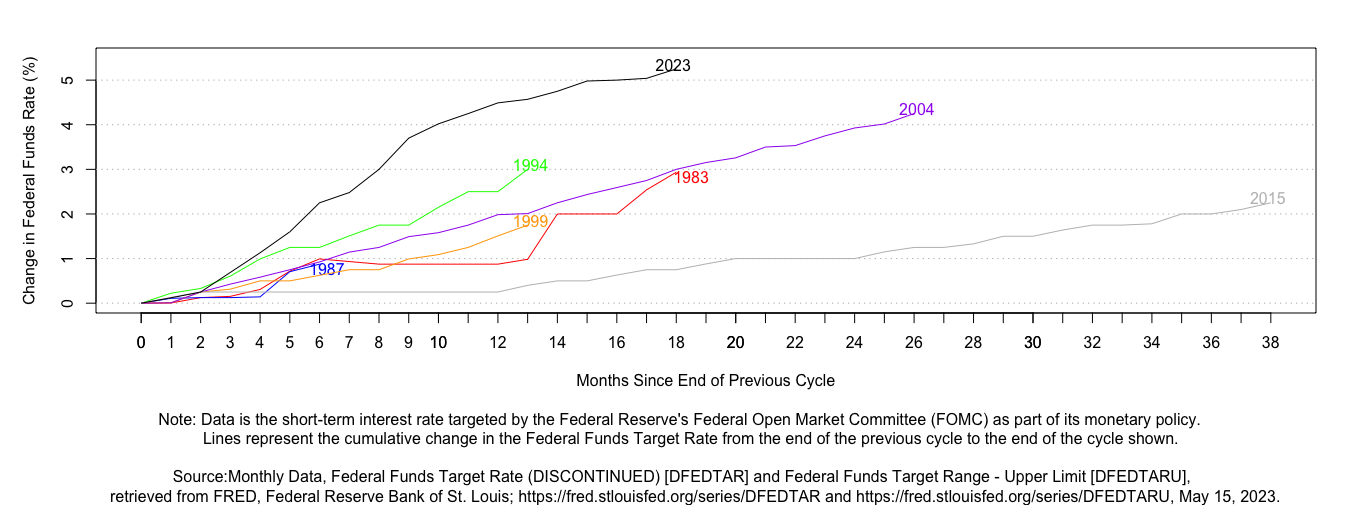

Reproduce this figure in R.
#-----------------------------------------------------------------------------
# This script compares the recent the Federal Reserve's tightening cycles going 
# from 1983 until 2023.



#-----------------------------------------------------------------------------
# Housekeeping - Clear work space:
rm(list=ls())


#-----------------------------------------------------------------------------
# Get data from FRED:
library(fredr) # load FRED R package
fredr_set_key("711d25f225b04d86b2159bca07e18cf8") # set personal key


# Retrieve data 
# library(tidyverse) # load data processing package

DFEDTAR <- fredr(series_id = "DFEDTAR", # select FRED data series
      frequency = "m" # select monthly frequency
)
DFEDTARU <- fredr(series_id = "DFEDTARU", # select FRED data series
                 frequency = "m" # select monthly frequency
)
DFEDTARU$value[length(DFEDTARU$value)] <- 5.25

start_1983 <- 6
stop_1983 <- 24
start_1987 <- 52
stop_1987 <- 58
start_1994 <- 137
stop_1994 <- 150
start_1999 <- 201
stop_1999 <- 214
start_2004 <- 261
stop_2004 <- 287
start_2015 <- 84
stop_2015 <- 122
start_2022 <- 159
stop_2022 <- 177

# Plot ----

# define data to plot
dat <- function(tbl, start, stop) {
  vals <- tbl$value[start:stop]
  y <- vals - vals[1]
  x <- 0:(length(y)[1]-1)
  return(list(x=x,y=y))
  
}

plt_dat <- dat(DFEDTAR,start_1983,stop_1983)

# set graphical parameters
par(mar = c(10,5,2.5,2.5)) 

# create an empty plot
ylim_max <- 5.5
plot(plt_dat$x, plt_dat$y,
     type = "n", # no points or lines
     xlim = c(0,38),
     ylim = c(0,ylim_max), # set y limits
     ylab = "Change in Federal Funds Rate (%)", # set x label
     xlab = "Months Since End of Previous Cycle" # set y label
)

# add x axis with custom tick marks and labels
axis(1,
     at = seq(0,38, by = 1), # set tick mark positions
     labels = 0:38) # set tick mark labels


# add horizontal grid lines
abline(h = seq(0,ylim_max,by=1), # set y values for grid lines
       col = "grey", # set color for grid lines
       lty = "dotted") # set line type for grid lines

# add lines and labels
clr <- "red"
plt_dat <- dat(DFEDTAR,start_1983,stop_1983)
lines(plt_dat$x,plt_dat$y,col=clr,lty="solid")
text(x = max(plt_dat$x)+0.5, y = max(plt_dat$y)-0.1, labels = "1983", col = clr)
clr <- "blue"
plt_dat <- dat(DFEDTAR,start_1987,stop_1987)
lines(plt_dat$x,plt_dat$y,col=clr,lty="solid")
text(x = max(plt_dat$x)+0.25, y = max(plt_dat$y)-0.1, labels = "1987", col = clr)
clr <- "green"
plt_dat <- dat(DFEDTAR,start_1994,stop_1994)
lines(plt_dat$x,plt_dat$y,col=clr,lty="solid")
text(x = max(plt_dat$x)+0.1, y = max(plt_dat$y)+0.1, labels = "1994", col = clr)
clr <- "orange"
plt_dat <- dat(DFEDTAR,start_1999,stop_1999)
lines(plt_dat$x,plt_dat$y,col=clr,lty="solid")
text(x = max(plt_dat$x)+0.1, y = max(plt_dat$y)+0.1, labels = "1999", col = clr)
clr <- "purple"
plt_dat <- dat(DFEDTAR,start_2004,stop_2004)
lines(plt_dat$x,plt_dat$y,col=clr,lty="solid")
text(x = max(plt_dat$x)+0.1, y = max(plt_dat$y)+0.1, labels = "2004", col = clr)
clr <- "grey"
plt_dat <- dat(DFEDTARU,start_2015,stop_2015)
lines(plt_dat$x,plt_dat$y,col=clr,lty="solid")
text(x = max(plt_dat$x)-0.1, y = max(plt_dat$y)+0.1, labels = "2015", col = clr)
clr <- "black"
plt_dat <- dat(DFEDTARU,start_2022,stop_2022)
lines(plt_dat$x,plt_dat$y,col=clr,lty="solid")
text(x = max(plt_dat$x)-0.1, y = max(plt_dat$y)+0.1, labels = "2023", col = clr)

# add caption
mtext("Note: Data is the short-term interest rate targeted by the Federal Reserve's Federal Open Market Committee (FOMC) as part of its monetary policy. 
    Lines represent the cumulative change in the Federal Funds Target Rate from the end of the previous cycle to the end of the cycle shown.
      \n Source:Monthly Data, Federal Funds Target Rate (DISCONTINUED) [DFEDTAR] and Federal Funds Target Range - Upper Limit [DFEDTARU], 
      retrieved from FRED, Federal Reserve Bank of St. Louis; https://fred.stlouisfed.org/series/DFEDTAR and https://fred.stlouisfed.org/series/DFEDTARU, May 15, 2023.", # text for caption
      side = 1, # bottom side of plot
      line = -1, # distance from plot region
      outer = TRUE) # outside margins
